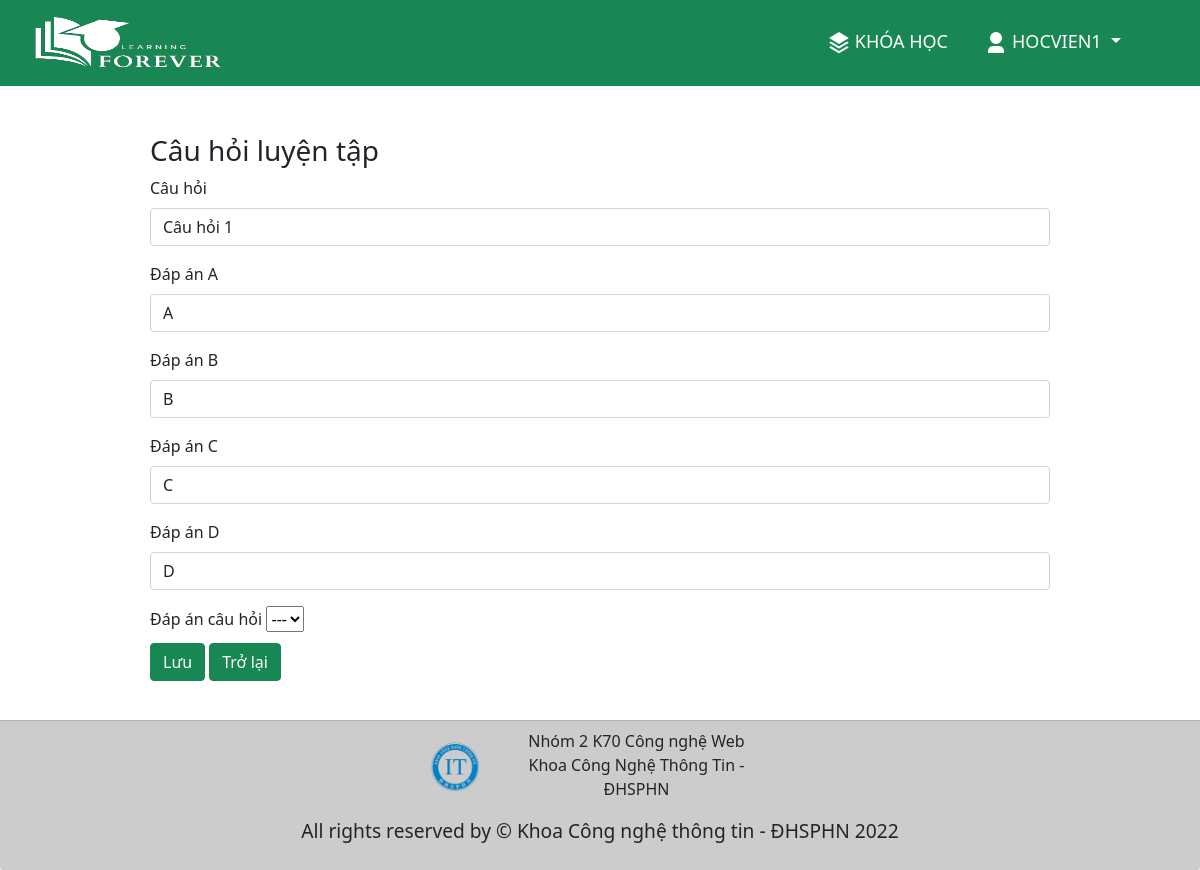
The app's page /SuaCauHoi.php?id=1 (signed in) with its own data.
### tables this page shows
CREATE TABLE `tb_tai_khoan` (
  `ten_dang_nhap` varchar(255) NOT NULL,
  `ten_hien_thi` varchar(255) NOT NULL,
  `mat_khau` varchar(50) NOT NULL,
  `doi_tuong` tinyint(1) NOT NULL DEFAULT 0,
  `ngay_sinh` date DEFAULT NULL,
  `gioi_tinh` tinyint(4) NOT NULL DEFAULT -1
);

CREATE TABLE `tb_cau_hoi` (
  `id` int(11) NOT NULL,
  `id_bai_luyen_tap` int(11) NOT NULL,
  `ten_cau_hoi` varchar(500) NOT NULL,
  `da_A` varchar(200) NOT NULL,
  `da_B` varchar(200) NOT NULL,
  `da_C` varchar(200) NOT NULL,
  `da_D` varchar(200) NOT NULL,
  `dap_an` varchar(2) NOT NULL
);

### function.php (called while the page is built, shortened)
<?php
	function selectTK($user){
		GLOBAL $conn;
		$sql = "SELECT * FROM tb_tai_khoan WHERE ten_dang_nhap = '$user'";
		$query = mysqli_query($conn, $sql);
		return mysqli_fetch_array($query);
	}
?>

### SuaCauHoi.php (the view, shortened to what this page needs)
<?php
	include "Connect.php";
?>
<!DOCTYPE html>
<html>
<head>
    <link href="https://cdn.jsdelivr.net/npm/remixicon@2.5.0/fonts/remixicon.css" rel="stylesheet">
	<link rel="stylesheet" type="text/css" href="assets/bootstrap/css/bootstrap.css">
    <link rel="stylesheet" type="text/css" href="assets/cssX/check.css">
</head>
<body>
    <main style="min-height: 90vh; max-width: 100%;">
    	<?php
            include "navbar.php";
        ?>
    	<div style="height: 86px;"></div>
        <?php
            $idBL = $_GET['idBL'];
            $id = $_GET['id'];
            $sql = "SELECT ten_cau_hoi, da_A, da_B, da_C, da_D FROM tb_cau_hoi WHERE id = ".$id."";
            $query = mysqli_query($conn, $sql);
            $array = mysqli_fetch_array($query);
        ?>
    	<div class="d-flex justify-content-center mt-5">
        <form action="" method="POST" class="w-75">
            <h3>Câu hỏi luyện tập</h3>
            <div class="mb-3">
              <label for="tenCH" class="form-label">Câu hỏi</label>
              <input type="text" class="form-control" id="tenCH" name="tenCH" placeholder="Nhâp câu hỏi" value="<?php echo $array['ten_cau_hoi']; ?>">
            </div>
            <div class="mb-3">
              <label for="daA" class="form-label">Đáp án A</label>
              <input type="text" class="form-control" id="daA" name="daA" placeholder="..." value="<?php echo $array['da_A']; ?>">
            </div>
            <div class="mb-3">
              <label for="daB" class="form-label">Đáp án B</label>
              <input type="text" class="form-control" id="daB" name="daB" placeholder="..." value="<?php echo $array['da_B']; ?>">
            </div>
            <div class="mb-3">
              <label for="daC" class="form-label">Đáp án C</label>
              <input type="text" class="form-control" id="daC" name="daC" placeholder="..." value="<?php echo $array['da_C']; ?>">
            </div>
            <div class="mb-3">
              <label for="daD" class="form-label">Đáp án D</label>
              <input type="text" class="form-control" id="daD" name="daD" placeholder="..." value="<?php echo $array['da_D']; ?>">
            </div>
            <div class="mb-1">
                <label for="loaiTK" class="form-label">Đáp án câu hỏi </label>
                <select class="text-center" name="dapAn">
                    <option value="0" selected>---</option>
                </select>
            </div>
            <input type="submit" class="btn btn-success" name="saveCD" value="Lưu">
            <a class="btn btn-success" href="TruyCapBaiLuyen.php?idBL=<?php echo $idBL; ?>">Trở lại</a>
        </form>
        </div>
	</main>
    <?php include "footer.php"; ?>
</body>
</html>

### navbar.php (shortened to what this page needs)
<nav class="navbar navbar-expand-lg text-uppercase fixed-top bg-success" id="mainNav">
        <div class="container-fluid">
            	<a class="navbar-brand px-3" href="KhoaHoc.php">
					<img width="200px" height="60px" src="assets/image/logoA.png">
	            </a>
            <div class="collapse navbar-collapse" id="navbarResponsive">
                <ul class="navbar-nav ms-auto" style="font-size: 18px;">
			    	<li class="nav-item dropdown">
					  <a class="text-nav nav-link active py-3 px-0 px-lg-3 rounded text-white" href="KhoaHoc.php"><img class="p-1" src="assets/image/stack.png">Khóa học</a>
					</li>
				<?php
						$row = selectTK($_SESSION['user']);
					?>
					<li class="nav-item dropdown" style="margin-right: 24px; min-width: 200px;">
					  <a class="text-nav nav-link dropdown-toggle active py-3 px-0 px-lg-3 rounded text-white" href="#" id="navbarDropdownMenuLink" role="button" data-bs-toggle="dropdown" aria-expanded="false">
					    <?php
					    	echo "<img class='p-1' src='assets/image/user.png'>" .$row['ten_hien_thi'];
					    ?>
					  </a>
					</li>
				</ul>
            </div>
        </div>
    </nav>

### records on screen
tb_tai_khoan: ten_hien_thi "HOCVIEN1"
tb_cau_hoi: tenCH "Câu hỏi 1", daA "A", daB "B", daC "C", daD "D"
